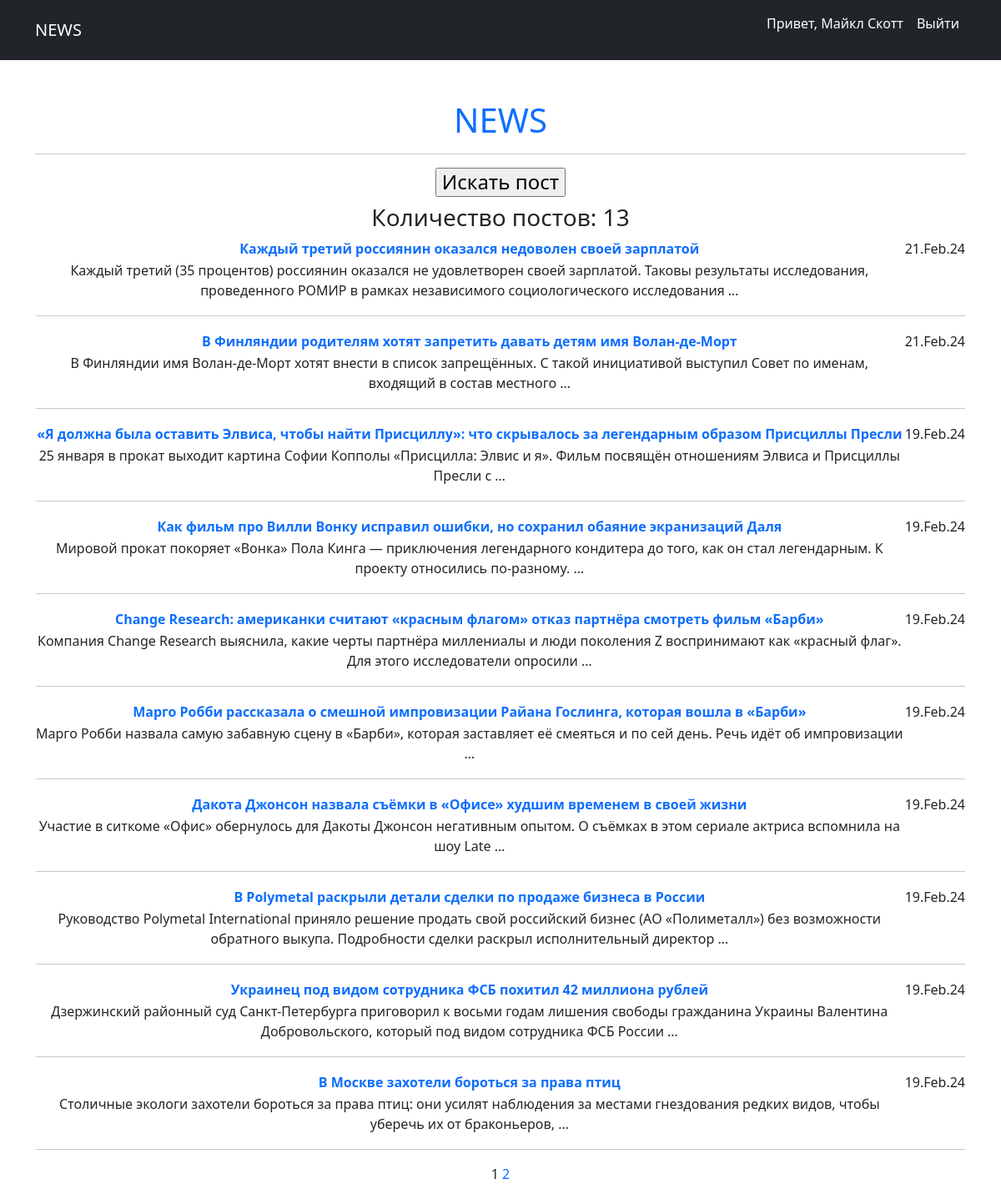
The page /news/ (signed in) on the database its author committed.
### news/models.py (models this page shows, shortened)
class Post(models.Model):
    articlePost = 'A'
    newsPost = 'N'
    TYPES = [
        (articlePost, 'Статья'),
        (newsPost, 'Новость')
    ]
    typePost = models.CharField(max_length=2, choices=TYPES, default=newsPost)
    dataPost = models.DateTimeField(auto_now_add=True)
    namePost = models.CharField(max_length=255)
    textPost = models.TextField()
    ratingPost = models.IntegerField(default=0)
    author = models.ForeignKey(Author, on_delete=models.CASCADE)
    category = models.ManyToManyField(Category, through='PostCategory')

### news/views.py (the view)
# urls.py: path('', PostList.as_view(), name='post_list'),
class PostList(ListView):
    model = Post
    ordering = '-dataPost'
    template_name = 'newslist.html'
    context_object_name = 'newslist'
    paginate_by = 10
    def get_context_data(self, **kwargs):
        context = super().get_context_data()
        context['total_post'] = Post.objects.count()
        return context

### news/templatetags/custom_filters.py (called while the page is built)
@register.filter()
def censor(value):
    if isinstance(value, str):
        for i in CENSOR_WORDS:
            value = value.replace(i[1:], '*' * len(i[1:]))
        return value
    else:
        raise ValueError('Переменная не строкового типа сорри')

### news/templatetags/custom_tags.py (called while the page is built)
@register.simple_tag(takes_context=True)
def url_replace(context, **kwargs):
    d = context['request'].GET.copy()
    for k, v in kwargs.items():
        d[k] = v
    return d.urlencode()

### templates/newslist.html (shortened to what this page needs)
{% extends 'flatpages/default.html' %}
{% load custom_filters %}
{% load custom_tags %}
{% block content %}
   <h4><a href="search/"><input type="button" value="Искать пост"/></a></h4>
    <h3>Количество постов: {{ total_post }}</h3>
    {% if newslist %}
        <table>
            {% for newlist in newslist %}
            <tr>
                <td>
                    <a href="{{ newlist.pk }}">
                    <b>{{ newlist.namePost|censor }}</b></a>
                </td>
                <td>
                    {{ newlist.dataPost|date:'d.M.y' }}
                </td>
            </tr>
            <tr>
                <td>
                    {{ newlist.textPost|truncatewords:20|censor }}
                </td>
            </tr>
            <tr>
                <td colspan="3">
                    <hr>
                </td>
            </tr>
            {% endfor %}
        </table>
    {% else %}
        <h2>Постов нет :(</h2>
    {% endif %}
    {{ page_obj.number }}
    {% if page_obj.has_next %}
        <a href="?{% url_replace page=page_obj.next_page_number %}">{{page_obj.next_page_number}}</a>
    {% endif %}
{% endblock content %}

### templates/flatpages/default.html (shortened to what this page needs)
{% load static %}
<!DOCTYPE html>
<html lang="en">
    <head>
        <link href="{% static 'css/styles.css' %}" rel="stylesheet" />
    </head>
    <body>
        <nav class="navbar navbar-expand-lg navbar-dark bg-dark">
            <div class="container">
                <a class="navbar-brand" href="{% url 'post_list' %}">NEWS</a>
                <div class="collapse navbar-collapse" id="navbarSupportedContent">
                    <ul class="navbar-nav ms-auto mb-2 mb-lg-0">
                        {% if request.user.is_authenticated %}
                            <li class="nav-item"><p class="nav-link active" aria-current="page">
                                Привет, {{ request.user.username }}</p></li>
                            <li class="nav-item">
                                <a class="nav-link active" aria-current="page" href="{% url 'account_logout' %}">
                                Выйти</a></li>
                        {% else %}
                            <li class="nav-item"><a class="nav-link active" aria-current="page" href="{% url 'account_login' %}">
                                Войти</a></li>
                        {% endif %}
                    </ul>
                </div>
            </div>
        </nav>
        <div class="container">
            <div class="text-center mt-5">
              <h1><a href="{% url 'post_list' %}">NEWS</a></h1>
              <hr>
              {% block content %}
              {% endblock content %}
            </div>
    </body>
</html>

### rows shown on the page
Post: namePost|censor "Каждый третий россиянин оказался недоволен своей зарплатой", dataPost "21.Feb.24", textPost|censor "Каждый третий (35 процентов) россиянин оказался не удовлетворен своей зарплатой. Таковы результаты исследования, проведенного РОМИР в рамках независимого социологического исследования …"
Post: namePost|censor "В Финляндии родителям хотят запретить давать детям имя Волан-де-Морт", dataPost "21.Feb.24", textPost|censor "В Финляндии имя Волан-де-Морт хотят внести в список запрещённых. С такой инициативой выступил Совет по именам, входящий в состав местного …"
Post: namePost|censor "«Я должна была оставить Элвиса, чтобы найти Присциллу»: что скрывалось за легендарным образом Присциллы Пресли", dataPost "19.Feb.24", textPost|censor "25 января в прокат выходит картина Софии Копполы «Присцилла: Элвис и я». Фильм посвящён отношениям Элвиса и Присциллы Пресли с …"
Post: namePost|censor "Как фильм про Вилли Вонку исправил ошибки, но сохранил обаяние экранизаций Даля", dataPost "19.Feb.24", textPost|censor "Мировой прокат покоряет «Вонка» Пола Кинга — приключения легендарного кондитера до того, как он стал легендарным. К проекту относились по-разному. …"
Post: namePost|censor "Change Research: американки считают «красным флагом» отказ партнёра смотреть фильм «Барби»", dataPost "19.Feb.24", textPost|censor "Компания Change Research выяснила, какие черты партнёра миллениалы и люди поколения Z воспринимают как «красный флаг». Для этого исследователи опросили …"
Post: namePost|censor "Марго Робби рассказала о смешной импровизации Райана Гослинга, которая вошла в «Барби»", dataPost "19.Feb.24", textPost|censor "Марго Робби назвала самую забавную сцену в «Барби», которая заставляет её смеяться и по сей день. Речь идёт об импровизации …"
Post: namePost|censor "Дакота Джонсон назвала съёмки в «Офисе» худшим временем в своей жизни", dataPost "19.Feb.24", textPost|censor "Участие в ситкоме «Офис» обернулось для Дакоты Джонсон негативным опытом. О съёмках в этом сериале актриса вспомнила на шоу Late …"
Post: namePost|censor "В Polymetal раскрыли детали сделки по продаже бизнеса в России", dataPost "19.Feb.24", textPost|censor "Руководство Polymetal International приняло решение продать свой российский бизнес (АО «Полиметалл») без возможности обратного выкупа. Подробности сделки раскрыл исполнительный директор …"
Post: namePost|censor "Украинец под видом сотрудника ФСБ похитил 42 миллиона рублей", dataPost "19.Feb.24", textPost|censor "Дзержинский районный суд Санкт-Петербурга приговорил к восьми годам лишения свободы гражданина Украины Валентина Добровольского, который под видом сотрудника ФСБ России …"
Post: namePost|censor "В Москве захотели бороться за права птиц", dataPost "19.Feb.24", textPost|censor "Столичные экологи захотели бороться за права птиц: они усилят наблюдения за местами гнездования редких видов, чтобы уберечь их от браконьеров, …"

### other values the page prints
{{ request.user.username }} "Майкл Скотт"
{{ total_post }} "13"
{{ page_obj.number }} "1"
{{ page_obj.next_page_number }} "2"
